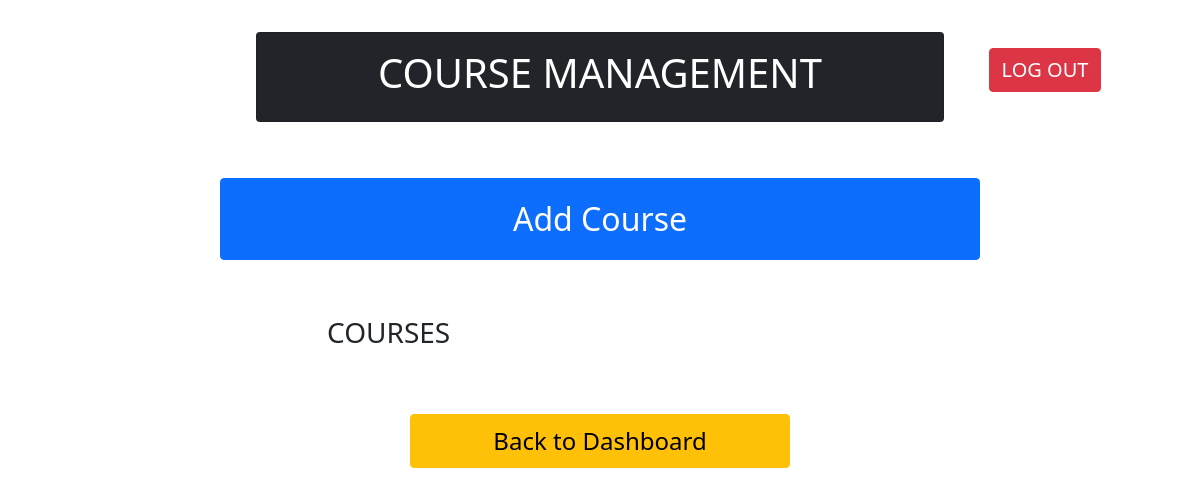
Page /courses/ (signed in) on the earlier database version.
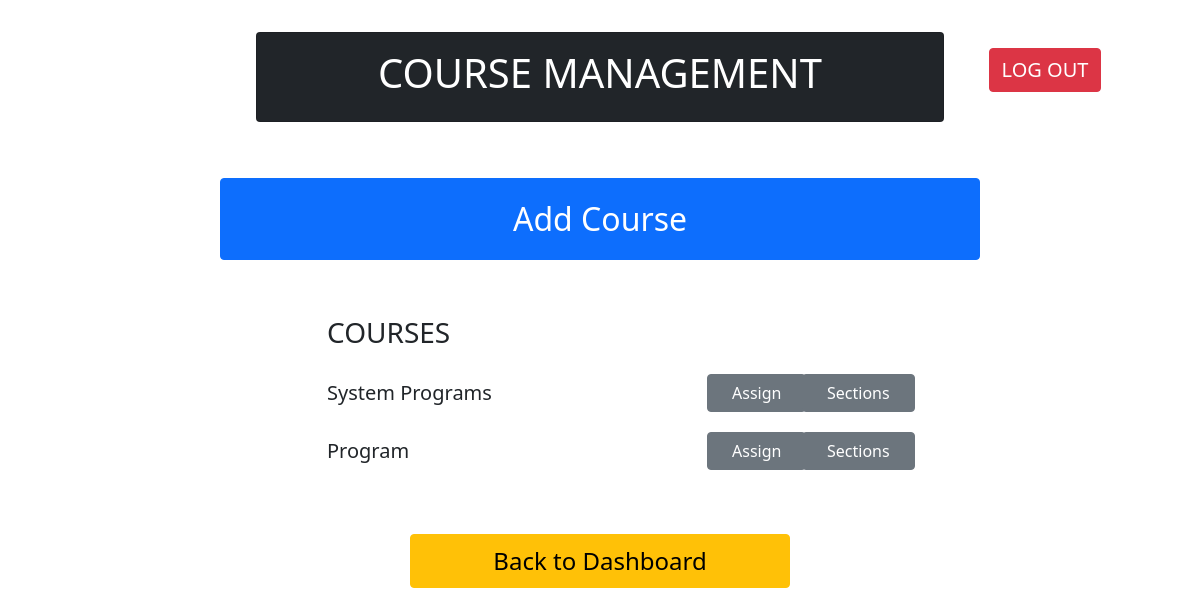
Same page on the later database version.
### proj_app/models.py (models this page shows)
class CourseModel(models.Model):
    course_id = models.AutoField(primary_key=True)
    dept_code = models.CharField(max_length=20, choices=Department.choices)
    name = models.CharField(max_length=20)
    assigned_instructor = models.ForeignKey(MyUserModel, on_delete=models.SET_NULL, related_name="instructor", null=True)
    assigned_tas = models.ManyToManyField(MyUserModel)

### proj_app/views.py (the view)
# urls.py: path('courses/', ManageCourse.as_view()),
class ManageCourse(View):
    def get(self, request):
        courses = list(CourseModel.objects.all())  # getting all the courses
        user = MyUserModel.objects.get(email=request.session["currentUser"])
        missingPeople = False
        print("instructors: " + str(list(MyUserModel.objects.filter(role=1))))
        print("tas: " + str(list(MyUserModel.objects.filter(role=2))))
        if (list(MyUserModel.objects.filter(role=1)) == [] and list(MyUserModel.objects.filter(role=2)) == []):
            missingPeople = True
        return render(request, "mainTemplates/courseManagement.html", {"courses": courses, 'user': user, 'missingPeople': missingPeople})

### templates/mainTemplates/courseManagement.html
{% extends "base.html" %}
{% block content %}
    <div class="container">
        <div class="row m-4">
            <div class="col-2"></div>
            <div class="col-8">
                <div class="card text-white bg-dark text-center my-2 py-3">
                    <h1>COURSE MANAGEMENT</h1>
                </div>
            </div>
            <div class="col-2 text-center">
                <a href = '/' type="button" class="btn btn-danger my-4" style="font-size: 20px">LOG OUT</a>
            </div>
        </div>
    </div>
    {% if user.role == 0%}
    <div class="container">
        <div class="row">
            <div class="col-2"></div>
            <a href = '/addCourse/' type="button" class="btn btn-primary col-8 mx-auto my-4 py-3" style="font-size: 32px">Add Course</a>
            <div class="col-2"></div>
        </div>
    </div>
    {% endif %}
    <div class="container">
        <div class="row">
            <div class="col-3"></div>
            <div class="col-4">
                <p class="p-2">
                    <h3>COURSES</h3>
                </p>
            </div>
        </div>
        {% for i in courses %}
            {% if user.role == 1 and i.assigned_instructor == user or user.role == 0 %}
            <div class="row my-1">
                <div class="col-3"></div>
                <div class="col-4">
                    <p class="mt-2" style="font-size: 20px">
                        {{i.name}}
                    </p>
                </div>
                <div class="col-1 text-center">
                    <a type="button" class="btn btn-secondary mt-1 px-4"{% if not missingPeople %} href="/assignToCourse/{{ i.course_id }}" {% endif %}>Assign</a>
                </div>
                <div class="col-1 text-center">
                    <a type="button" class="btn btn-secondary mt-1 px-4" href="/sections/{{ i.course_id }}">Sections</a>
                </div>
            </div>
            {% endif %}
        {% endfor %}
    </div>
    <div class="container">
        <div class="row">
            <div class="col-3"></div>
                <a href = '/home/' type="button" class="btn btn-warning col-4 mx-auto my-5 py-2" style="font-size: 24px">Back to Dashboard</a>
            <div class="col-3"></div>
        </div>
    </div>
{% endblock %}

Differences in the rows shown:
added CourseModel: name "System Programs"
added CourseModel: name "Program"
